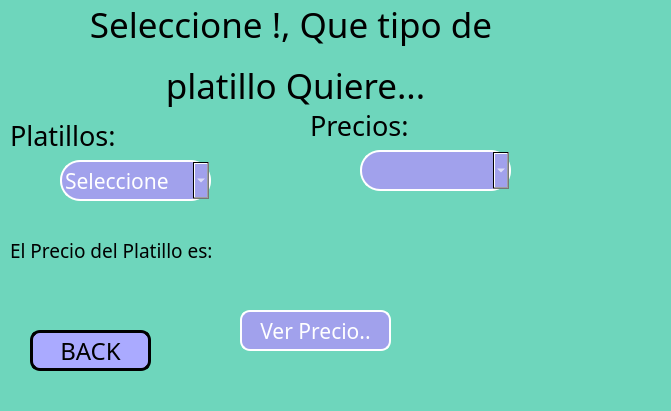
<?xml version="1.0" encoding="UTF-8"?>
<ui version="4.0">
 <class>MainWindow</class>
 <widget class="QMainWindow" name="MainWindow">
  <property name="geometry">
   <rect>
    <x>0</x>
    <y>0</y>
    <width>671</width>
    <height>411</height>
   </rect>
  </property>
  <property name="font">
   <font>
    <family>Mongolian Baiti</family>
    <pointsize>30</pointsize>
   </font>
  </property>
  <property name="cursor">
   <cursorShape>PointingHandCursor</cursorShape>
  </property>
  <property name="windowTitle">
   <string>MainWindow</string>
  </property>
  <property name="styleSheet">
   <string notr="true">background-color: qlineargradient(spread:pad, x1:0, y1:0, x2:1, y2:0, stop:1 rgba(110, 214, 188, 252));

</string>
  </property>
  <property name="toolButtonStyle">
   <enum>Qt::ToolButtonIconOnly</enum>
  </property>
  <widget class="QWidget" name="centralwidget">
   <property name="font">
    <font>
     <family>Mongolian Baiti</family>
     <pointsize>16</pointsize>
    </font>
   </property>
   <property name="cursor">
    <cursorShape>PointingHandCursor</cursorShape>
   </property>
   <widget class="QComboBox" name="comboPlatillo">
    <property name="geometry">
     <rect>
      <x>60</x>
      <y>160</y>
      <width>151</width>
      <height>41</height>
     </rect>
    </property>
    <property name="font">
     <font>
      <family>Mongolian Baiti</family>
      <pointsize>16</pointsize>
     </font>
    </property>
    <property name="cursor">
     <cursorShape>PointingHandCursor</cursorShape>
    </property>
    <property name="styleSheet">
     <string notr="true">QComboBox{
background-color: qlineargradient(spread:pad, x1:0, y1:0, x2:1, y2:0, stop:1 rgba(161, 161, 236, 255));
border-radius:20px;
color:white;
border:2px solid white;
}
QComboBox:hover{
background-color:rgb(53,53,79);
border-radius:10px;
}
</string>
    </property>
    <item>
     <property name="text">
      <string>Seleccione</string>
     </property>
    </item>
    <item>
     <property name="text">
      <string>Lomo Saltado</string>
     </property>
    </item>
    <item>
     <property name="text">
      <string>Ceviche</string>
     </property>
    </item>
    <item>
     <property name="text">
      <string>Ají de Gallina</string>
     </property>
    </item>
    <item>
     <property name="text">
      <string>Causa Limeña</string>
     </property>
    </item>
    <item>
     <property name="text">
      <string>Pachamanca</string>
     </property>
    </item>
    <item>
     <property name="text">
      <string>Arroz con Pollo</string>
     </property>
    </item>
    <item>
     <property name="text">
      <string>Tallarines a la Huancaina</string>
     </property>
    </item>
    <item>
     <property name="text">
      <string>Aguadito</string>
     </property>
    </item>
    <item>
     <property name="text">
      <string>Carapulcra</string>
     </property>
    </item>
   </widget>
   <widget class="QComboBox" name="comboPrecio">
    <property name="enabled">
     <bool>true</bool>
    </property>
    <property name="geometry">
     <rect>
      <x>360</x>
      <y>150</y>
      <width>151</width>
      <height>41</height>
     </rect>
    </property>
    <property name="font">
     <font>
      <family>Mongolian Baiti</family>
      <pointsize>16</pointsize>
     </font>
    </property>
    <property name="cursor">
     <cursorShape>PointingHandCursor</cursorShape>
    </property>
    <property name="styleSheet">
     <string notr="true">QComboBox{
background-color: qlineargradient(spread:pad, x1:0, y1:0, x2:1, y2:0, stop:1 rgba(161, 161, 236, 255));
border-radius:20px;
color:white;
border:2px solid white;
}
QComboBox:hover{
background-color:rgb(53,53,79);
border-radius:10px;
}




</string>
    </property>
   </widget>
   <widget class="QLabel" name="label">
    <property name="geometry">
     <rect>
      <x>-40</x>
      <y>0</y>
      <width>671</width>
      <height>111</height>
     </rect>
    </property>
    <property name="font">
     <font>
      <family>Mongolian Baiti</family>
      <pointsize>26</pointsize>
     </font>
    </property>
    <property name="text">
     <string>&lt;html&gt;&lt;head/&gt;&lt;body&gt;&lt;p align=&quot;center&quot;&gt;Seleccione !, Que tipo de &lt;/p&gt;&lt;p align=&quot;center&quot;&gt;platillo Quiere...&lt;/p&gt;&lt;/body&gt;&lt;/html&gt;</string>
    </property>
   </widget>
   <widget class="QLabel" name="label_2">
    <property name="geometry">
     <rect>
      <x>10</x>
      <y>120</y>
      <width>141</width>
      <height>31</height>
     </rect>
    </property>
    <property name="font">
     <font>
      <family>Mongolian Baiti</family>
      <pointsize>20</pointsize>
     </font>
    </property>
    <property name="styleSheet">
     <string notr="true">color:Black;
</string>
    </property>
    <property name="text">
     <string>Platillos:</string>
    </property>
   </widget>
   <widget class="QLabel" name="label_3">
    <property name="geometry">
     <rect>
      <x>310</x>
      <y>110</y>
      <width>141</width>
      <height>31</height>
     </rect>
    </property>
    <property name="font">
     <font>
      <family>Mongolian Baiti</family>
      <pointsize>20</pointsize>
     </font>
    </property>
    <property name="styleSheet">
     <string notr="true">color:Black;
</string>
    </property>
    <property name="text">
     <string>Precios:</string>
    </property>
   </widget>
   <widget class="QPushButton" name="btnVer">
    <property name="geometry">
     <rect>
      <x>240</x>
      <y>310</y>
      <width>151</width>
      <height>41</height>
     </rect>
    </property>
    <property name="font">
     <font>
      <family>Mongolian Baiti</family>
      <pointsize>16</pointsize>
     </font>
    </property>
    <property name="styleSheet">
     <string notr="true">QPushButton{
background-color: qlineargradient(spread:pad, x1:0, y1:0, x2:1, y2:0, stop:1 rgba(161, 161, 236, 255));
border-radius:10px;
color:white;
border:2px solid white;
}
QPushButton:hover{
background-color:rgb(53,53,79);
border-radius:10px;
}



</string>
    </property>
    <property name="text">
     <string>Ver Precio..</string>
    </property>
   </widget>
   <widget class="QLabel" name="lblPrecio">
    <property name="geometry">
     <rect>
      <x>10</x>
      <y>230</y>
      <width>651</width>
      <height>41</height>
     </rect>
    </property>
    <property name="font">
     <font>
      <family>Mongolian Baiti</family>
      <pointsize>14</pointsize>
     </font>
    </property>
    <property name="styleSheet">
     <string notr="true">color:black;
</string>
    </property>
    <property name="text">
     <string>El Precio del Platillo es:</string>
    </property>
   </widget>
   <widget class="QPushButton" name="btnBack">
    <property name="geometry">
     <rect>
      <x>30</x>
      <y>330</y>
      <width>121</width>
      <height>41</height>
     </rect>
    </property>
    <property name="font">
     <font>
      <family>Mongolian Baiti</family>
      <pointsize>18</pointsize>
     </font>
    </property>
    <property name="styleSheet">
     <string notr="true">QPushButton{
background-color: rgb(170, 170, 255);
border-radius:10px;
border:3px solid black;
color:black;

}
QPushbutton:hover{
background-color:white;
}




</string>
    </property>
    <property name="text">
     <string>BACK</string>
    </property>
   </widget>
  </widget>
 </widget>
 <resources/>
 <connections/>
</ui>
